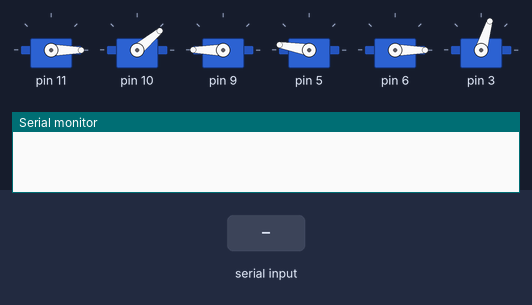
Bench run of a sketch on a simulated Arduino Uno, built with avr-gcc and run on an emulated ATmega328P. Shown: 6 × servo, the last lines printed to the serial monitor. The inputs (shaded band) are chosen by the test bench.

Above: at 0.1 s.
At 15.1 s:
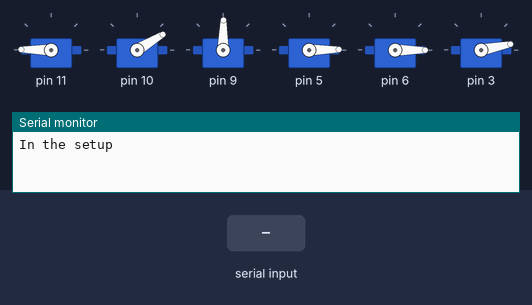
15.2 s: "1\n" received over Serial
At 29.5 s:
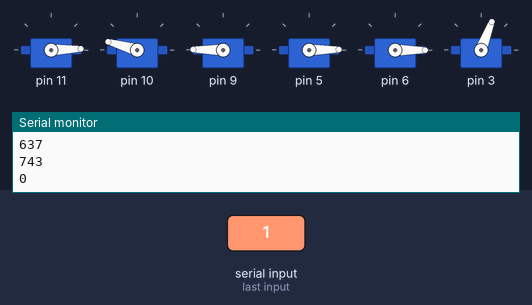
Timing chart, 0 to 35.0 s (numbered marks = the images above; inputs shaded):
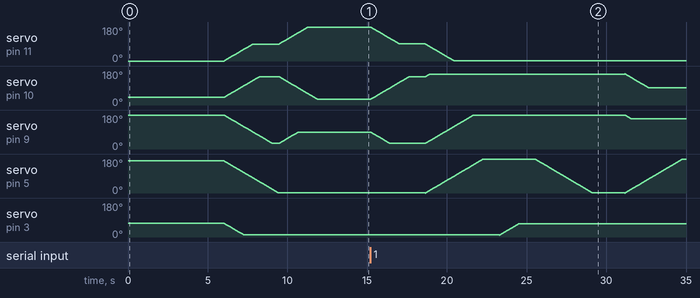

The sketch:

serial.ino
```cpp
#include <Braccio.h>
#include <Servo.h>


Servo base;
Servo shoulder;
Servo elbow;
Servo wrist_rot;
Servo wrist_ver;
Servo gripper;


void setup()
{
  Serial.begin(2000000);
  Braccio.begin();

  Serial.println("In the setup") ;
  //Go to the initial position


  Braccio.ServoMovement(20,           90,  150, 30, 0,  0,  10);

  Braccio.ServoMovement(20,           180,  30, 90, 0,  0,  10);
  delay(2000);

  while(!Serial) {}

}

void loop() {

  if (Serial.available() > 0){

      Serial.println("There is a message") ;
      String message = Serial.readStringUntil('\n');

      int num, direction, M1, M2, M3, M4,M2_2,M4_2;
      char comma;


      int parsed = sscanf(message.c_str(), "%d,%d,%d,%d,%d,%d\n", &num, &direction, &M1, &M2, &M3, &M4);


      Serial.println(num) ;

      if ( num == 1 )
          {
            Serial.println(M1) ;
            Serial.println(M2) ;
            Serial.println(M3) ;
            Serial.println(M4) ;
            Serial.println(direction) ;
            M4 = M4 + 15;

            Braccio.ServoMovement(20,           90,  150, 30, 0,  0,  10);
            delay(1000);

            Braccio.ServoMovement(20,           M1,  M2, M3, M4,  0,  10);
            delay(1000);

            Braccio.ServoMovement(20,           M1,  M2, M3, M4,  0,  70);
            delay(1000);

            if (direction == 1)
            {
              M2_2 = M2 + 15;
              if (M2_2 > 165)
              {
                M2_2 = 165;
              }

              M4_2 = 10 ;


              Braccio.ServoMovement(20,           M1,  M2_2, M3, M4_2,  0,  70);
              delay(2000);
            }

            if (direction == 0)
            {
              Braccio.ServoMovement(20,           M1,  M2, M3, 0,  0,  70);
              delay(2000);
            }


            Braccio.ServoMovement(20,           0,  90, 160, 180,  0,  70);
            delay(500);

            Braccio.ServoMovement(20,           90,  90, 180, 180,  0,  70);
            delay(500);

            // verification
            Braccio.ServoMovement(20,           115,  90, 160, 135,  0,  60);
            delay(500);
          }

      else if( num == 2 )
          {

            Braccio.ServoMovement(20,           60,  150, 170, 135,  0,  70);
            delay(500);
            Braccio.ServoMovement(20,           60,  150, 170, 135,  0,  10);
            delay(500);
            Braccio.ServoMovement(20,           180,  30, 90, 0,  0,  10);
            delay(500);
	          //sort the ripe fruit and go to the initial position

          }

      else if( num == 3 )
          {
            Braccio.ServoMovement(20,           120,  150, 170, 130,  0,  70);
            delay(500);
            Braccio.ServoMovement(20,           120,  150, 170, 130,  0,  10);
            delay(500);
            Braccio.ServoMovement(20,           180,  30, 90, 0,  0,  10);
            delay(500);

	          //sort the rotten fruit and go to the initial position

          }

      else if ( num == 4 )
          {

            Braccio.ServoMovement(20,           180,  30, 90, 0,  0,  10);
            delay(500);

            //Go to the initial position
          }

  }

}
 
```
